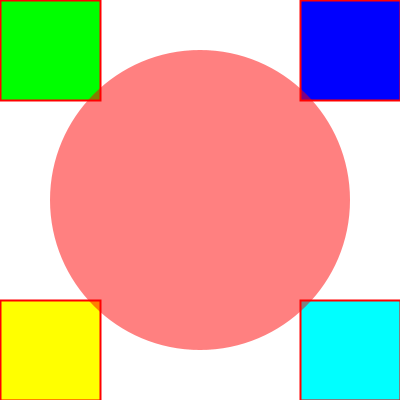
Frame 1 (no input)
Frame 60 (the mouse pressed at the canvas centre just before this capture): identical to frame 1, image omitted
Frame 120 (the mouse held since frame 60 and released just before this capture): identical to frame 1, image omitted

The Processing sketch that drew this single still picture (run headless with seeded random() and noise(); from frame 60 on, the mouse is pressed at the canvas centre):

// Processing sketch: copiame_desafio
// ── copiame_desafio.pde
float sx;
float sy;

void setup() {
    size(400, 400);
    sx = width/4;
    sy = height/4;
}

void draw() {
    background(255);

    strokeWeight(2);
    stroke(255,0,0);
    fill(0, 255, 0);
    rect(0, 0, sx, sy);

    fill(0, 0, 255);
    rect(width-sx,0,sx,sy);

    fill(255, 255, 0);
    rect(0,height-sy,sx,sy);

    fill(0, 255, 255);
    rect(width-sx,height-sy,sx,sy);

    noStroke();
    fill(255, 0, 0, 127);
    ellipse(width/2,height/2,sx*3,sy*3);    
}
